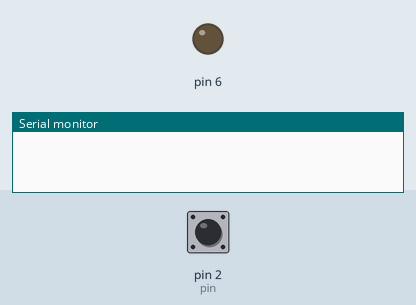
The sketch below on a simulated Arduino Uno, built with avr-gcc and run on an emulated ATmega328P. Shown: output pins drawn as LEDs (lit = HIGH), the last lines printed to the serial monitor. The inputs (shaded band) are chosen by the test bench; at power-on: pin 2 (pin) HIGH.

Above: at 1.2 s.
1.3 s: pin 2 (pin) pulled LOW for 0.15 s
At 1.37 s:
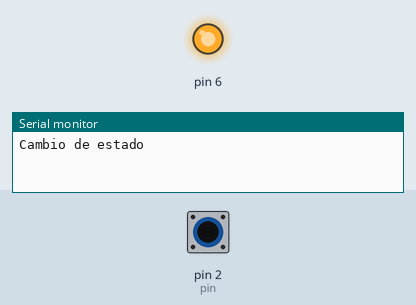
2.9 s: pin 2 (pin) pulled LOW for 3.2 s
At 7.4 s:
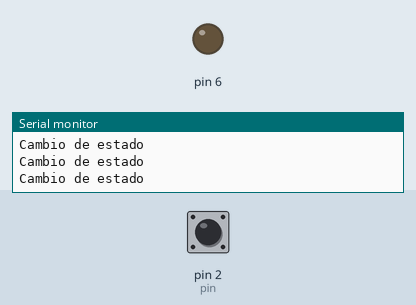
Timing chart, 0 to 8.9 s (numbered marks = the images above; inputs shaded):
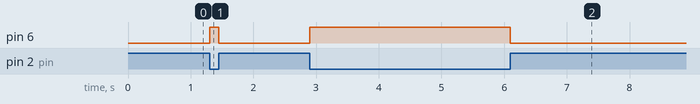

The sketch:

Punto_2_TP1.ino
```cpp
const int pin = 2;
int led = 1;
void setup(){
  pinMode(6, OUTPUT);
  Serial.begin(9600);
  pinMode(pin, INPUT_PULLUP);
  attachInterrupt(digitalPinToInterrupt(pin),fcontador,CHANGE);
}
void loop(){
  //POR ALGUNA RAZON EL PROGRAMA NO CORRE SIN EL loop
}

void fcontador(){
  Serial.println("Cambio de estado");
  if(led == 1){
    digitalWrite(6,HIGH);
  }else{
    digitalWrite(6,LOW);
  }
  led = led / -1;
}
```

Measured:
- after the input at 1.3 s, pin 6: LOW → HIGH at once, → LOW 0.15 s later
- after the input at 2.9 s, pin 6: LOW → HIGH at once, → LOW 3.2 s later
